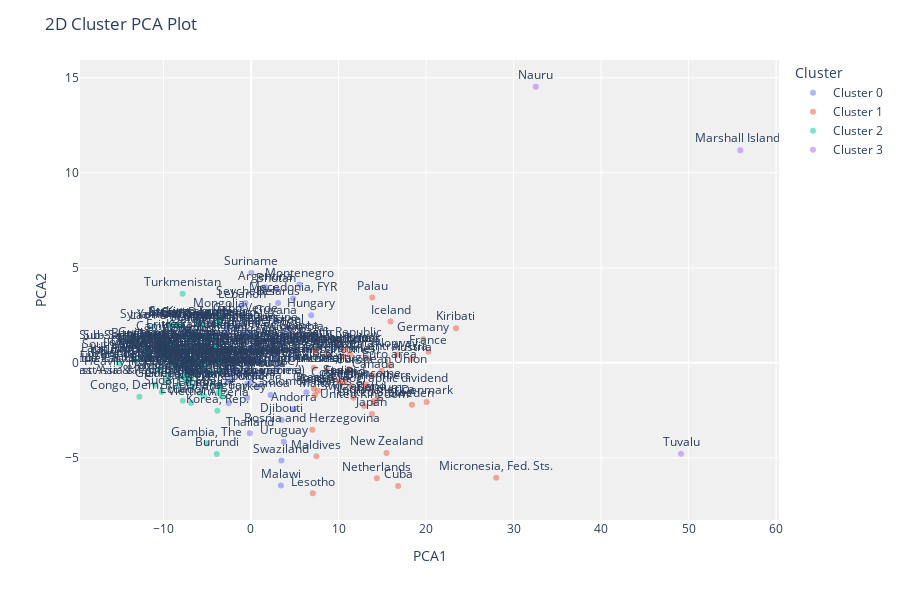

The notebook cell this image was saved under:
### Code cell
# Ilustra modelo imprimindo o nome da feature 'Country Name'
plot_model(kmeans, feature='Country Name', label = True)

### Figure 1 — Plotly figure (JSON) as saved in the notebook; plotly's stock layout.template omitted (floating-point values rounded to 4 significant figures)
{"data": [{"hovertemplate": "Cluster=Cluster 0<br>PCA1=%{x}<br>PCA2=%{y}<br>Label=%{text}<extra></extra>", "legendgroup": "Cluster 0", "marker": {"color": "#636efa", "opacity": 0.5, "symbol": "circle"}, "mode": "markers+text", "name": "Cluster 0", "orientation": "v", "showlegend": true, "text": ["Honduras", "Dominica", "Djibouti", "Samoa", "San Marino", "Sao Tome and Principe", "Colombia", "Chile", "Cabo Verde", "Solomon Islands", "Bulgaria", "South Africa", "Brazil", "Botswana", "Bolivia", "Bhutan", "Belarus", "Barbados", "St. Lucia", "St. Vincent and the Grenadines", "Russian Federation", "Suriname", "Romania", "Estonia", "Moldova", "Malawi", "Monaco", "Macedonia, FYR", "Lithuania", "Lebanon", "Latvia", "Montenegro", "Mozambique", "Namibia", "Jordan", "Israel", "Nicaragua", "Hungary", "Guyana", "Grenada", "Panama", "Papua New Guinea", "Poland", "El Salvador", "Argentina", "Seychelles", "Swaziland", "Small states", "Tonga", "Vanuatu", "Pacific island small states", "Other small states", "Tunisia", "East Asia & Pacific", "Turkey", "Ukraine", "Antigua and Barbuda", "Europe & Central Asia (IDA & IBRD countries)", "Latin America & the Caribbean (IDA & IBRD countries)", "Latin America & Caribbean (excluding high income)", "Latin America & Caribbean", "Europe & Central Asia (excluding high income)", "Thailand", "Uruguay", "Central Europe and the Baltics", "Algeria", "Andorra"], "textposition": "top center", "type": "scatter", "x": [0.05238, -0.6963, 3.496, 2.239, 2.997, -1.983, 5.269, -2.982, -0.5993, 6.323, 0.9043, -0.4167, -1.833, -1.687, -0.8537, 2.885, 3.097, 0.5413, -1.785, -0.5138, -0.3639, 0.04059, 0.7748, 3.712, 4.883, 3.421, -2.012, 4.812, 3.398, -1.059, -0.1505, 5.522, -1.542, 2.475, 6.379, 4.232, -0.4235, 6.877, 2.763, -2.71, 6.183, 1.736, 2.892, 0.4067, 1.655, -0.6367, 3.478, -2.803, 0.6882, -2.68, 2.521, -2.678, -2.26, 3.732, -0.4374, 0.6817, -2.79, 0.1883, -2.335, -2.079, -2.087, -0.5707, -0.1308, 3.753, 5.197, -2.564, 4.883], "xaxis": "x", "y": [-1.006, 1.531, -3.002, -1.688, -0.274, 1.791, 1.336, 0.1609, 2.254, -1.547, 0.573, 0.1136, -0.4294, -0.4538, -0.5171, 3.857, 3.149, -0.5684, 0.0313, -0.06757, 1.658, 4.734, -1.239, 1.264, 0.2593, -6.449, -0.4155, 3.387, 0.9532, 2.993, 0.8003, 4.121, 1.914, 0.576, 0.7145, 1.7, -1.096, 2.507, 2.186, 1.923, 0.6587, 1.377, 0.2418, -0.5632, 3.974, 3.143, -5.131, 1.503, 0.2304, -0.9892, 0.5194, 1.781, -0.841, 0.9928, -1.831, 1.16, -0.6085, 0.7464, 0.1389, 0.1293, 0.09429, 0.6821, -3.707, -4.153, 0.7127, -2.13, -2.434], "yaxis": "y"}, {"hovertemplate": "Cluster=Cluster 1<br>PCA1=%{x}<br>PCA2=%{y}<br>Label=%{text}<extra></extra>", "legendgroup": "Cluster 1", "marker": {"color": "#EF553B", "opacity": 0.5, "symbol": "circle"}, "mode": "markers+text", "name": "Cluster 1", "orientation": "v", "showlegend": true, "text": ["Micronesia, Fed. Sts.", "Kiribati", "Finland", "France", "United Kingdom", "Germany", "Malta", "Greece", "Portugal", "Austria", "European Union", "Japan", "Australia", "Norway", "Netherlands", "United States", "Iceland", "Italy", "High income", "New Zealand", "Palau", "World", "Sweden", "Cuba", "Switzerland", "Slovak Republic", "Post-demographic dividend", "Serbia", "Spain", "Lesotho", "Europe & Central Asia", "Maldives", "Costa Rica", "Canada", "OECD members", "Croatia", "Ireland", "North America", "Czech Republic", "Denmark", "Euro area", "Belgium", "Slovenia", "Bosnia and Herzegovina", "Luxembourg"], "textposition": "top center", "type": "scatter", "x": [28.03, 23.42, 10.73, 20.27, 12.93, 19.69, 7.314, 7.186, 11.14, 18.37, 14.94, 13.81, 8.675, 16.67, 14.38, 14.06, 15.95, 11.48, 13.14, 15.48, 13.86, 8.629, 18.39, 16.81, 11.69, 7.348, 13.81, 7.647, 10.04, 7.061, 13.23, 7.473, 10.22, 13.95, 13.11, 10.48, 7.171, 14.03, 10.21, 20.07, 15.82, 14.6, 11.32, 7.014, 10.75], "xaxis": "x", "y": [-6.042, 1.823, -1.031, 0.5893, -2.266, 1.243, -1.694, -1.361, -0.3178, 0.2131, -0.4117, -2.687, -0.3697, 0.4446, -6.076, -2.128, 2.169, -1.221, -1.139, -4.743, 3.442, 0.3946, -2.201, -6.478, -1.834, 0.6291, -1.41, -1.462, -0.9687, -6.86, 0.2642, -4.919, -1.114, -0.668, -1.27, 0.3514, -0.2559, -2.006, 0.9973, -2.058, -0.1447, -1.868, 0.4399, -3.519, 0.6764], "yaxis": "y"}, {"hovertemplate": "Cluster=Cluster 2<br>PCA1=%{x}<br>PCA2=%{y}<br>Label=%{text}<extra></extra>", "legendgroup": "Cluster 2", "marker": {"color": "#00cc96", "opacity": 0.5, "symbol": "circle"}, "mode": "markers+text", "name": "Cluster 2", "orientation": "v", "showlegend": true, "text": ["Vietnam", "Morocco", "Nepal", "Myanmar", "Venezuela, RB", "Mongolia", "Uzbekistan", "United Arab Emirates", "Nigeria", "Sudan", "St. Kitts and Nevis", "Sri Lanka", "Syrian Arab Republic", "Tajikistan", "Tanzania", "Togo", "Singapore", "Sierra Leone", "Mexico", "Niger", "Senegal", "Trinidad and Tobago", "Rwanda", "Turkmenistan", "Uganda", "Qatar", "Philippines", "Peru", "Paraguay", "Pakistan", "Oman", "Saudi Arabia", "Mauritius", "Arab World", "Chad", "Upper middle income", "Albania", "Angola", "Armenia", "Azerbaijan", "Bahamas, The", "Bahrain", "Bangladesh", "Belize", "Benin", "Brunei Darussalam", "Burkina Faso", "Burundi", "Cambodia", "Cameroon", "Sub-Saharan Africa (IDA & IBRD countries)", "Sub-Saharan Africa (excluding high income)", "Sub-Saharan Africa", "South Asia (IDA & IBRD)", "Caribbean small states", "Early-demographic dividend", "East Asia & Pacific (excluding high income)", "East Asia & Pacific (IDA & IBRD countries)", "Heavily indebted poor countries (HIPC)", "Late-demographic dividend", "Least developed countries: UN classification", "Central African Republic", "Low & middle income", "Lower middle income", "Middle East & North Africa", "Middle East & North Africa (excluding high income)", "Middle East & North Africa (IDA & IBRD countries)", "Middle income", "Pre-demographic dividend", "South Asia", "Low income", "Mauritania", "Zambia", "Comoros", "Yemen, Rep.", "India", "Indonesia", "Iran, Islamic Rep.", "Jamaica", "Kazakhstan", "Kenya", "Korea, Rep.", "Kuwait", "Kyrgyz Republic", "Lao PDR", "Libya", "Madagascar", "Malaysia", "Mali", "China", "Guinea-Bissau", "Haiti", "Guatemala", "Congo, Dem. Rep.", "Congo, Rep.", "Cote d'Ivoire", "Cyprus", "Dominican Republic", "Ecuador", "Egypt, Arab Rep.", "Equatorial Guinea", "Eritrea", "Ethiopia", "Fiji", "Gabon", "Gambia, The", "Georgia", "Ghana", "Guinea"], "textposition": "top center", "type": "scatter", "x": [-6.838, -9.484, -7.482, -15.12, -8.01, -3.71, -4.344, -7.527, -12.09, -10.19, -5.982, -9.033, -8.35, -10.74, -6.705, -8.638, -10.78, -6.071, -4.863, -6.897, -7.129, -5.193, -4.537, -7.808, -7.41, -7.288, -10.38, -4.701, -3.326, -13.27, -5.783, -5.281, -7.184, -5.978, -8.74, -3.557, -5.666, -6.176, -8.888, -11.99, -3.473, -5.14, -12.28, -3.678, -6.759, -5.554, -3.593, -3.911, -9.836, -11.82, -5.726, -5.734, -5.726, -11.72, -3.534, -5.875, -7.339, -7.339, -6.779, -3.487, -8.473, -8.329, -5.03, -10.12, -4.755, -5.669, -5.669, -5.003, -8.804, -11.72, -6.935, -8.21, -3.718, -7.132, -9.084, -11.65, -12.54, -6.295, -4.276, -6.102, -7.506, -3.842, -5.757, -3.483, -11.16, -6.852, -6.318, -7.845, -4.999, -7.086, -10.53, -9.335, -7.28, -12.75, -8.322, -9.491, -4.343, -7.781, -7.791, -7.622, -6.339, -9.859, -5.805, -4.14, -9.644, -5.068, -10.27, -5.329, -10.95], "xaxis": "x", "y": [-2.105, -0.6743, -0.8378, -0.02834, 0.8229, 2.526, 1.29, -0.3688, 0.3171, -1.531, 2.123, 0.9368, 1.928, -0.3565, -1.212, -0.4796, 0.3453, 2.054, -0.6462, -0.8647, -0.4874, -0.1471, -0.5039, 3.631, -0.0985, 1.702, 0.6894, 0.41, -1.765, 0.152, 1.877, -0.005354, 0.2696, 0.06009, 2.007, 0.01429, -0.2991, 1.048, 0.2338, 0.6302, -0.4217, 1.019, 0.9293, -1.554, 0.2722, 2.037, -1.158, -4.8, 1.32, 0.4204, 0.8553, 0.8502, 0.8553, 0.3997, 0.4273, 0.5812, -0.9945, -0.9945, -0.5069, 0.03422, -0.09237, 0.5463, 0.05559, 0.4751, 0.4488, -0.3826, -0.3826, 0.06442, -0.176, 0.3997, -0.5258, 2.002, 2.118, 1.242, 1.973, 0.4388, 0.1599, -0.4299, 0.8183, 1.408, -0.6464, -2.522, 1.978, -1.335, 1.914, -0.8159, 0.8693, 0.02881, 1.498, -1.059, 1.029, 2.01, -0.01012, -1.788, -1.176, 0.8969, -1.13, -0.7418, -2.0, 0.8433, -0.05447, 1.437, -1.607, 0.8118, -0.9218, -4.23, -0.289, -1.758, -1.145], "yaxis": "y"}, {"hovertemplate": "Cluster=Cluster 3<br>PCA1=%{x}<br>PCA2=%{y}<br>Label=%{text}<extra></extra>", "legendgroup": "Cluster 3", "marker": {"color": "#ab63fa", "opacity": 0.5, "symbol": "circle"}, "mode": "markers+text", "name": "Cluster 3", "orientation": "v", "showlegend": true, "text": ["Nauru", "Tuvalu", "Marshall Islands"], "textposition": "top center", "type": "scatter", "x": [32.54, 49.14, 55.91], "xaxis": "x", "y": [14.53, -4.779, 11.19], "yaxis": "y"}], "layout": {"height": 600, "legend": {"title": {"text": "Cluster"}, "tracegroupgap": 0}, "margin": {"t": 60}, "plot_bgcolor": "rgb(240,240,240)", "title": {"text": "2D Cluster PCA Plot"}, "xaxis": {"anchor": "y", "domain": [0, 1], "title": {"text": "PCA1"}}, "yaxis": {"anchor": "x", "domain": [0, 1], "title": {"text": "PCA2"}}}}
